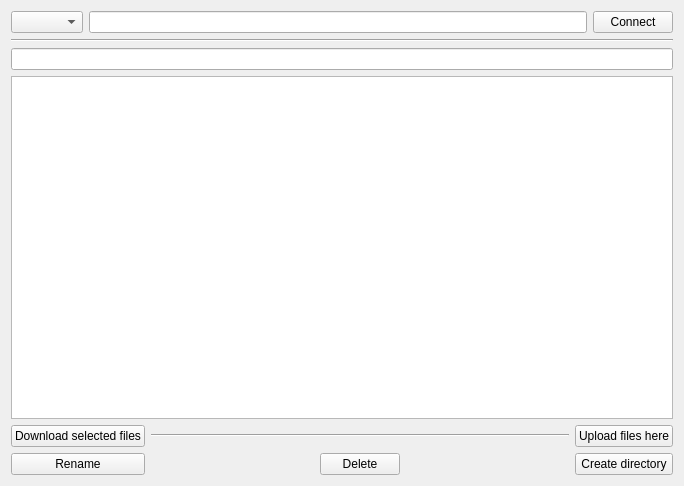
<ui version="4.0" >
 <class>FtpManagerForm</class>
 <widget class="QWidget" name="FtpManagerForm" >
  <property name="geometry" >
   <rect>
    <x>0</x>
    <y>0</y>
    <width>684</width>
    <height>486</height>
   </rect>
  </property>
  <layout class="QGridLayout" name="gridLayout" >
   <item row="0" column="0" >
    <widget class="QComboBox" name="comboProtocol" />
   </item>
   <item row="0" column="1" >
    <widget class="QLineEdit" name="lineServer" />
   </item>
   <item row="0" column="2" >
    <widget class="QPushButton" name="pushConnect" >
     <property name="text" >
      <string>Connect</string>
     </property>
    </widget>
   </item>
   <item row="1" column="0" colspan="3" >
    <widget class="Line" name="line" >
     <property name="orientation" >
      <enum>Qt::Horizontal</enum>
     </property>
    </widget>
   </item>
   <item row="2" column="0" colspan="3" >
    <widget class="QLineEdit" name="lineLocation" />
   </item>
   <item row="3" column="0" colspan="3" >
    <widget class="QListWidget" name="listFiles" />
   </item>
   <item row="4" column="0" colspan="3" >
    <layout class="QGridLayout" >
     <item row="0" column="0" >
      <widget class="QPushButton" name="pushDownload" >
       <property name="text" >
        <string>Download selected files</string>
       </property>
      </widget>
     </item>
     <item row="0" column="1" colspan="3" >
      <widget class="Line" name="line_2" >
       <property name="orientation" >
        <enum>Qt::Horizontal</enum>
       </property>
      </widget>
     </item>
     <item row="0" column="4" >
      <widget class="QPushButton" name="pushUpload" >
       <property name="text" >
        <string>Upload files here</string>
       </property>
      </widget>
     </item>
     <item row="1" column="0" >
      <widget class="QPushButton" name="pushRename" >
       <property name="text" >
        <string>Rename</string>
       </property>
      </widget>
     </item>
     <item row="1" column="1" >
      <spacer>
       <property name="orientation" >
        <enum>Qt::Horizontal</enum>
       </property>
       <property name="sizeHint" stdset="0" >
        <size>
         <width>40</width>
         <height>20</height>
        </size>
       </property>
      </spacer>
     </item>
     <item row="1" column="2" >
      <widget class="QPushButton" name="pushDelete" >
       <property name="text" >
        <string>Delete</string>
       </property>
      </widget>
     </item>
     <item row="1" column="3" >
      <spacer>
       <property name="orientation" >
        <enum>Qt::Horizontal</enum>
       </property>
       <property name="sizeHint" stdset="0" >
        <size>
         <width>40</width>
         <height>20</height>
        </size>
       </property>
      </spacer>
     </item>
     <item row="1" column="4" >
      <widget class="QPushButton" name="pushMkdir" >
       <property name="text" >
        <string>Create directory</string>
       </property>
      </widget>
     </item>
    </layout>
   </item>
  </layout>
 </widget>
 <resources/>
 <connections>
  <connection>
   <sender>lineServer</sender>
   <signal>returnPressed()</signal>
   <receiver>pushConnect</receiver>
   <slot>animateClick()</slot>
   <hints>
    <hint type="sourcelabel" >
     <x>192</x>
     <y>26</y>
    </hint>
    <hint type="destinationlabel" >
     <x>617</x>
     <y>25</y>
    </hint>
   </hints>
  </connection>
 </connections>
</ui>
